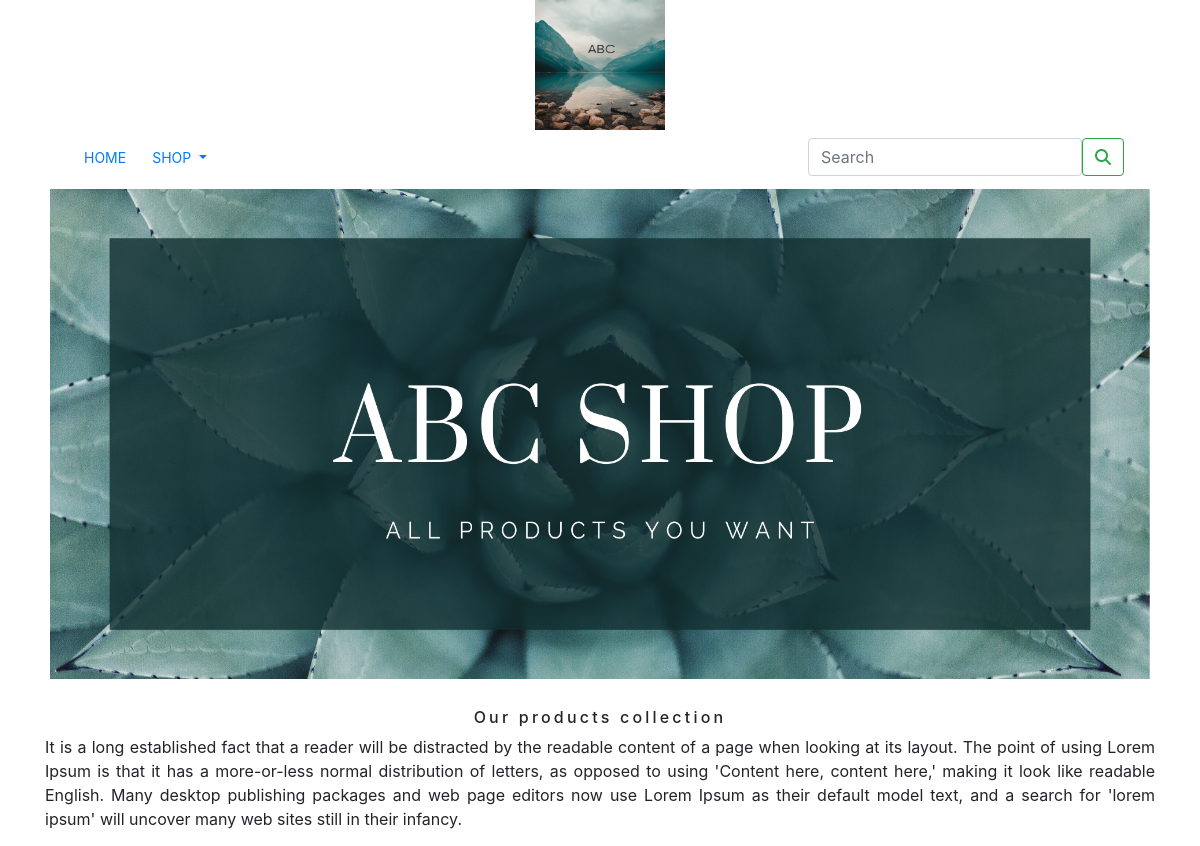
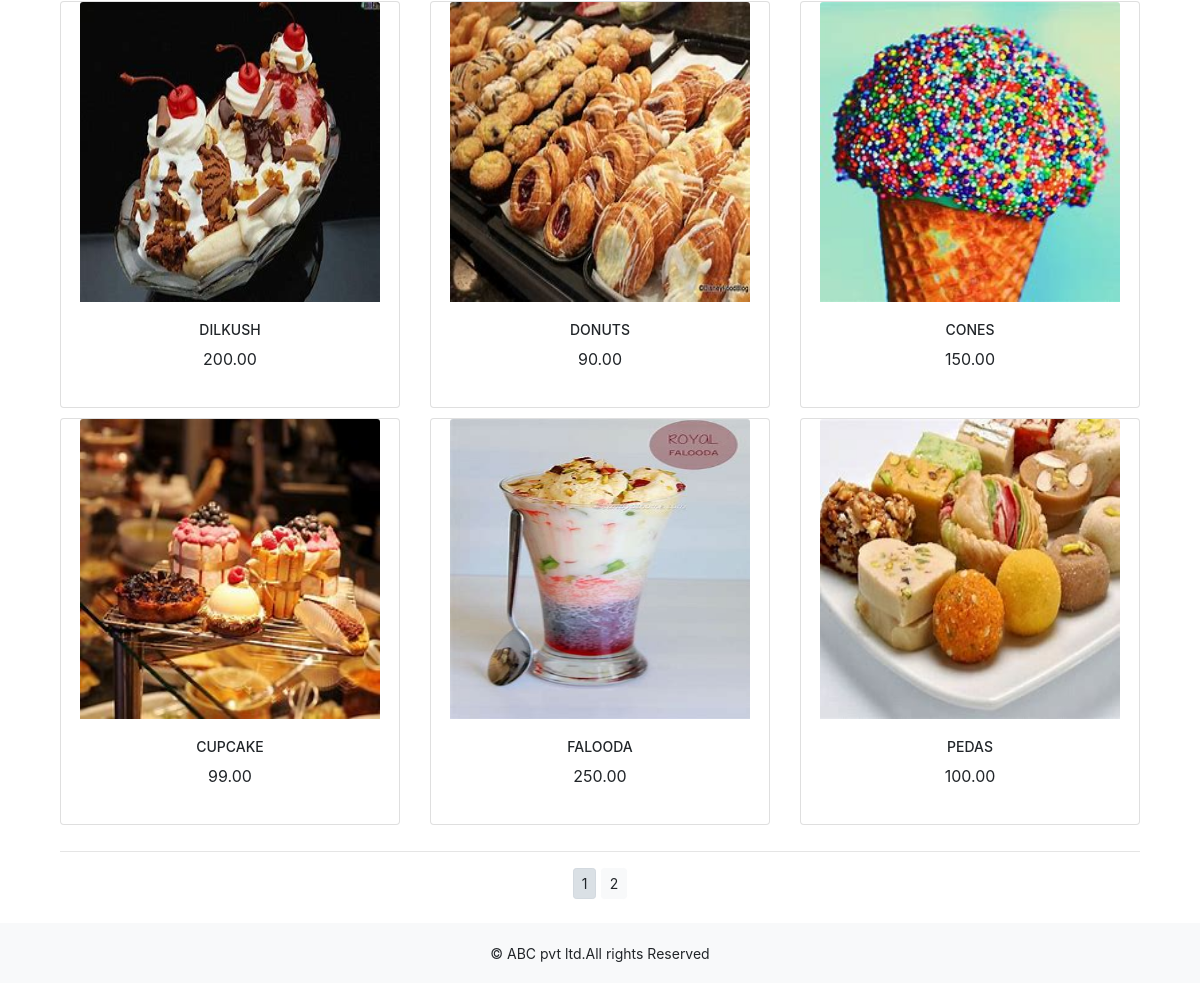
The page / on the database its author committed (2 pictures, top to bottom).
### shop/models.py (models this page shows, shortened)
class Product(models.Model):
    name=models.CharField(max_length=250,unique=True)
    slug=models.SlugField(max_length=250,unique=True)
    description=models.TextField(blank=True)
    price=models.DecimalField(max_digits=10,decimal_places=2)
    category=models.ForeignKey(Category,on_delete=models.CASCADE)
    image=models.ImageField(upload_to='product',blank=True)
    stock=models.IntegerField()
    available=models.BooleanField(default=True)
    created=models.DateTimeField(auto_now_add=True)
    updated=models.DateTimeField(auto_now_add=True)
    def get_url(self):
        return reverse('shop:prodCatdetail',args=[self.category.slug,self.slug])
    class Meta:
        ordering=('name',)
        verbose_name='product'
        verbose_name_plural='products'

### shop/views.py (the view)
# urls.py: path('',views.allProdCat,name='allProdCat'),
def allProdCat(request,c_slug=None):
    c_page=None
    products_list=None
    if c_slug!=None:
        c_page=get_object_or_404(Category,slug=c_slug)
        products_list=Product.objects.all().filter(category=c_page,available=True)
    else:
        products_list=Product.objects.all().filter(available=True)
    paginator=Paginator(products_list,6)
    try:
        page=int(request.GET.get('page','1'))
    except:
        page=1
    try:
        products=paginator.page(page)
    except (EmptyPage,InvalidPage):
        products=paginator.page(paginator.num_pages)
    return render(request,"category.html",{'category':c_page,'products':products})

### cart/context_processors.py (called while the page is built)
def counter(request):
    item_count=0
    if 'admin' in request.path:
        return {}
    else:
        try:
            cart=Cart.objects.filter(cart_id=_cart_id(request))
            cart_items=CartItem.objects.all().filter(cart=cart[:1])
            for cart_item in cart_items:
                item_count += cart_item.quantity
        except Cart.DoesNotExist:
            item_count=0
    return dict(item_count=item_count)

### cart/views.py (called while the page is built)
def _cart_id(request):
    cart=request.session.session_key
    if not cart:
        cart=request.session.create()
    return cart

### shop/context_processors.py (called while the page is built)
def menu_links(request):
    links=Category.objects.all()
    return dict(links=links)

### templates/category.html (shortened to what this page needs)
{% extends 'base.html' %}
{% load static %}
{% block content %}
    {% if category %}
        <div>
            <div class="row my_row_class">
                <div class="mx-auto">
                    <p><a href="{% url 'shop:allProdCat' %}">Our Product Collections</a></p>
                </div>
            </div>
        </div>
        <div class="mx-auto">
            <img class="my_image" src="{{ category.image.url }}" alt="{{ category.name }}" style="width: 800px; height: 400px;">
        </div>
        <br>
        <div>
            <h1 class="text-center my_title">{{ category.name }}</h1>
            <p class="text-justify">{{ category.description }}</p>
        </div>
    {% else %}
        <div>
            <img class="my_image my_image_padding" src="{% static 'img/banner.png' %}" alt="our products" style="width: 1110px; height: 500px;">
        </div>
            <br>
        <div>
            <h1 class="text-center my_title">Our products collection</h1>
            <p class="text-justify">It is a long established fact that a reader will be distracted by the readable content of a page when looking at its layout. The point of using Lorem Ipsum is that it has a more-or-less normal distribution of letters, as opposed to using 'Content here, content here,' making it look like readable English. Many desktop publishing packages and web page editors now use Lorem Ipsum as their default model text, and a search for 'lorem ipsum' will uncover many web sites still in their infancy.</p>
        </div>
    {% endif %}
    <div class="container">
        <div class="row mx_auto">
            {% for product in products.object_list %}
            <div class="my_bottom_margin col-9 col-sm-12 col-md-4 xol-lg-4">
                <div class="card text-center" style="min-width:18rem;">
                    <a href="{{ product.get_url }}"><img class="card-img-top my_image" src="{{ product.image.url }}" alt="{{ product.name }}" style="width:300px; height:300px; "></a>
                    <div class="card-body">
                        <h4>{{ product.name }}</h4>
                        <p>{{ product.price }}</p>
                    </div>
                </div>
            </div>
            {% endfor %}
        </div>
        <div class="mx-auto">
            {% if products.paginator.num_pages > 1 %}
           <hr>
            <div class="text-center">
                {% for pg in products.paginator.page_range %}
                <a href="?page={{pg}}" class="btn btn-light btn-sm {% if products.number == pg %} active {% endif %}">{{pg}}</a>
                {% endfor %}
            </div>
             {% endif %}
        </div>
        <br>
    </div>
{% endblock %}

### templates/base.html (shortened to what this page needs)
{% load static %}
<!DOCTYPE html>
<html lang="en">
<head>
    <link rel="stylesheet" href="{% static 'css/custom.css' %}">
     <link href="{% static 'css/bootstrap.min.css' %}" rel="stylesheet">
</head>
<body>
<div class="container">
{% include 'header.html' %}
{% include 'navbar.html' %}
{% block content %}
{% endblock %}
  </div>
{% include 'footer.html' %}
</body>
</html>

### templates/header.html
{% load static %}
<header>
    <center>
        <img src ="{% static 'img/logo.png' %}" alt="logoimage" alt="logoimage" width="130px;" height="130px;">
    </center>
</header>

### templates/navbar.html (shortened to what this page needs)
<nav class="navbar navbar-expand-lg bg-body-tertiar">
  <div class="container-fluid">
    <div class="collapse navbar-collapse" id="navbarSupportedContent">
      <ul class="navbar-nav me-auto mb-2 mb-lg-0" style="margin-right: auto; margin-bottom: 0;">
        <li class="nav-item">
          <a class="nav-link" href="#" style="text-decoration: none; margin-right: 10px;">Home</a>
        </li>
        <li class="nav-item dropdown {% if 'shop' in request.path %} active {% endif %}" style="list-style-type: none;">
          <a class="nav-link dropdown-toggle" href="#" role="button" data-bs-toggle="dropdown" aria-expanded="false" style="text-decoration: none;">
            Shop
          </a>
        </li>
      </ul>
      <form class="d-flex" action="{% url 'search_app:SearchResult' %}" method="get" >
        <input class="form-control me-2" type="search" placeholder="Search" name='q' aria-label="Search">
        <button class="btn btn-outline-success" type="submit"><i class="fa-sharp fa-solid fa-magnifying-glass"></i></button>
      </form>
    </div>
  </div>
</nav>

### templates/footer.html
<div class="footer navbar-fixed-bottom my_footer">
    <p class="text-center">&copy; ABC pvt ltd.All rights Reserved</p>
</div>

### static/css/custom.css (style rules this page uses)
body { font-family: 'Roboto', sans-serif; }
.nav-item { letter -spacing :.2em; font-size :14px; text-transform :uppercase; }
.my_footer { background-color:#f8f9fa; height:60px; }
.my_footer p { padding-top:20px; font-size:14px; }
.my_image { width:100%; height:auto; }
.my_title { font-size:16px; text_transform:uppercase; letter-spacing:.2em; }
.my_image_padding { padding:5px; }
.my_bottom_margin { margin-bottom:10px; }
.card-body h4 { font-size:14px; text-transform:uppercase; letter-spacing=.2em; }

### rows shown on the page
Product: image (picture), name "DILKUSH", price "200.00"
Product: image (picture), name "DONUTS", price "90.00"
Product: image (picture), name "CONES", price "150.00"
Product: image (picture), name "CUPCAKE", price "99.00"
Product: image (picture), name "FALOODA", price "250.00"
Product: image (picture), name "PEDAS", price "100.00"

### other values the page prints
{{ pg }} "1" "2"
